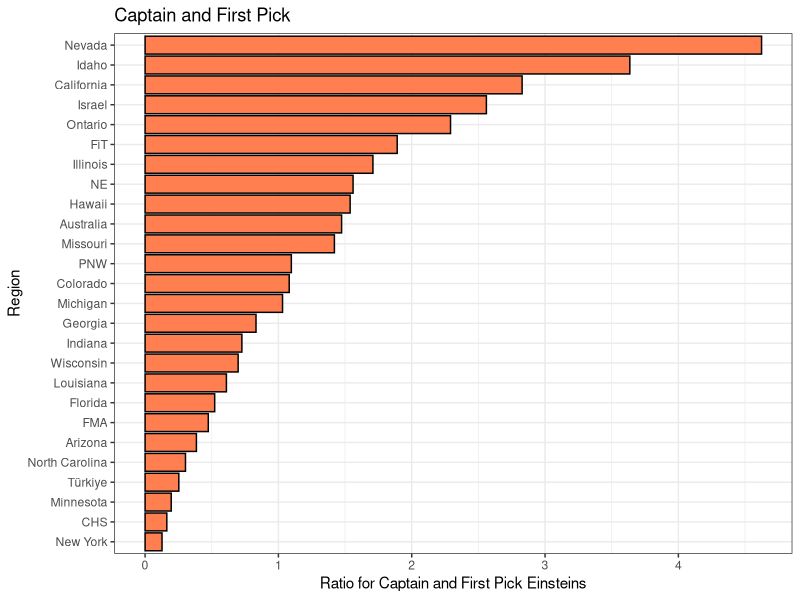
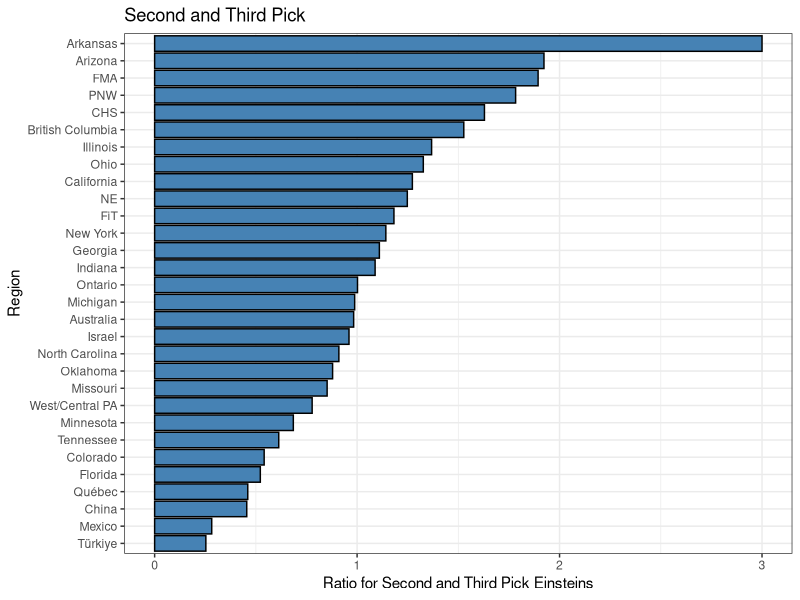
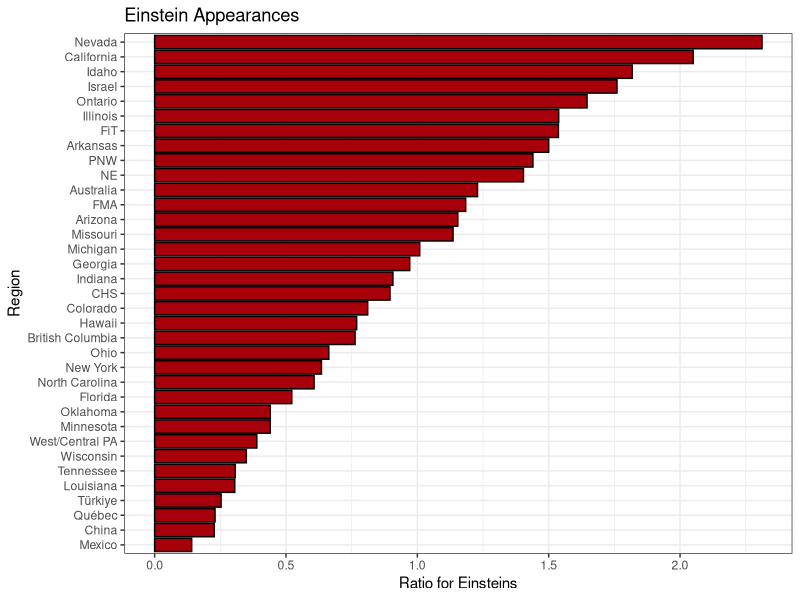

Here is the R script that generated these plots, in order:
## ---- chunk 1
blair_red <- "#a7000a"
library(tidyverse)
raw <- read_csv("einstein_representation.csv")

data <- raw |>
    filter(size > 25)

viz <- data |>
    filter(ratio01 != 0) |>
    arrange(desc(ratio01))

ggplot(viz, aes(x = reorder(region, ratio01), y = ratio01)) +
    geom_bar(position = "stack", stat = "identity", 
             fill = "coral", color = "black") + 
    labs(title = "Captain and First Pick", 
         x = "Region", y = "Ratio for Captain and First Pick Einsteins", 
         fill = "Level") +
    coord_flip() + 
    theme_bw()

viz <- data |>
    filter(ratio23 != 0) |>
    arrange(desc(ratio23))

ggplot(viz, aes(x = reorder(region, ratio23), y = ratio23)) +
    geom_bar(position = "stack", stat = "identity", 
             fill = "steelblue", color = "black") + 
    labs(title = "Second and Third Pick", 
         x = "Region", y = "Ratio for Second and Third Pick Einsteins", 
         fill = "Level") +
    coord_flip() + 
    theme_bw()

viz <- data |>
    filter(ratio != 0) |>
    arrange(desc(ratio))

ggplot(viz, aes(x = reorder(region, ratio), y = ratio)) +
        geom_bar(position = "stack", stat = "identity", 
                 fill = blair_red, color = "black") + 
    labs(title = "Einstein Appearances", 
         x = "Region", y = "Ratio for Einsteins", 
         fill = "Level") +
    coord_flip() + 
    theme_bw()
